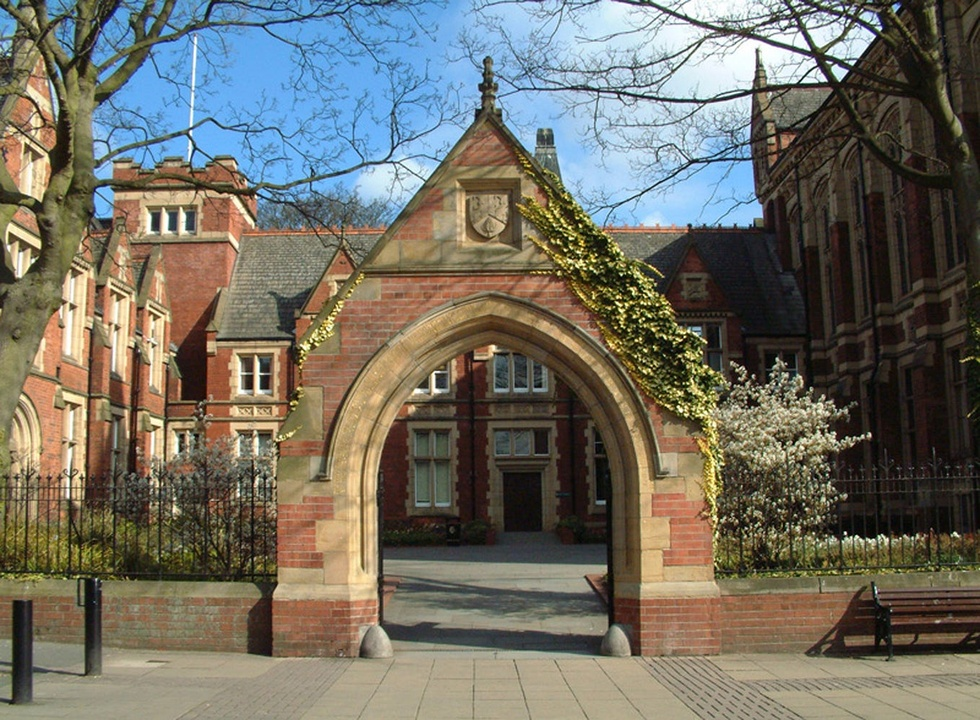
#> input picture university-of-leeds.jpg, 980 x 720 px, shrunk from 1358 x 998 before the run
$ python cluster-image.py
#> lines starting #> are read from the running program, lines starting #| are printed output that depends on the picture
import numpy as np
import cv2 as cv
import matplotlib.pyplot as plt

pic = cv.imread('university-of-leeds.jpg') #Carrega a imagem
#> pic is the input picture: shape (720, 980, 3); mean B, G, R 99.1, 110.2, 113.1
pic = cv.cvtColor(pic, cv.COLOR_RGB2BGR) #Conversão de cores
z = pic.reshape((-1, 3)) #Conversão de canais para carregamento e manipulação

#Conversão para 32 bit (Níveis de cinza de cada canal)
z = np.float32(z)

#Definição de critérios, como interações e centros
criteria = (cv.TERM_CRITERIA_EPS + cv.TERM_CRITERIA_MAX_ITER, 10, 1.0)

#Define os títulos do plot
title = ['(a) k=2', '(b) k=4', '(c) k=8', '(d) k=16']
ks = [2, 4, 8, 16] #Define os números de grupos
images = [0, 0, 0, 0] #Inaliza o vetor das 4 imagens

for i in range(4): #Fora para plotar todas as imagens
    ##Kmeans
    #Denine o número de partições
    k= ks[i]
    #Executa o  K_MEANS em cada imagem
    ret, label, center = cv.kmeans(z, k, None, criteria, 12, cv.KMEANS_RANDOM_CENTERS)
    ##Reconstrução de canais de cor
    center= np.uint8(center)#Converção de cor para exibição
    res= center[label.flatten()] #Definição de centros
    images[i]= res.reshape((pic.shape))#Reconstrução de canais
    ##Plot
    #Define cada plot em seu lugar
    plt.subplot(2,2,i+1), plt.imshow(images[i])
    plt.title(title[i], fontsize=8)
    plt.xticks([]), plt.yticks([])
#> this loop made 4 passes
#> ret on passes 2 to 4: 1.23e+09, 539596865.8, 293296267.1
#> (ret, center) on pass 1: (3.14e+09, [[158, 161, 154], [65, 56, 42]])
#> after the loop, images = 4 items

plt.show()#Plota o resultado fina
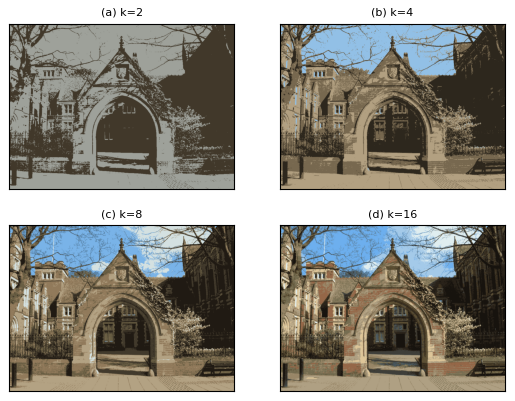
#> figure drawn by matplotlib, 4 panels
